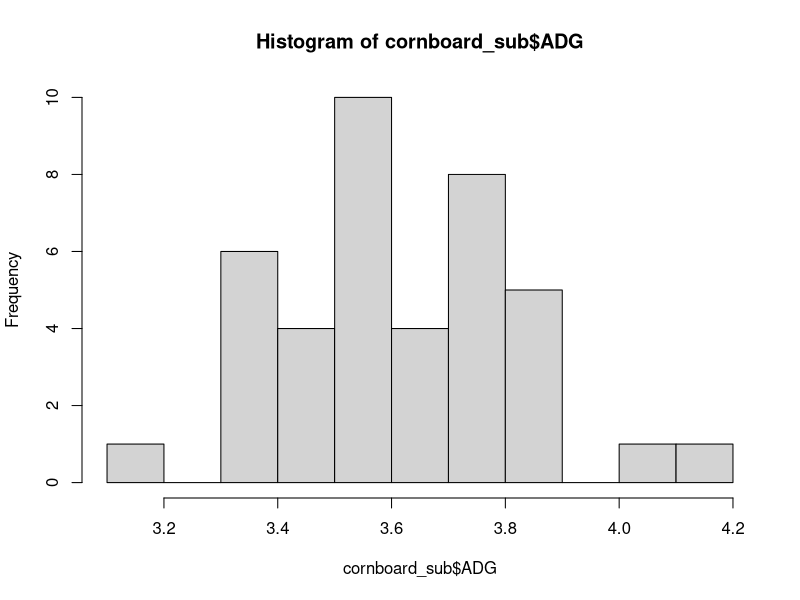
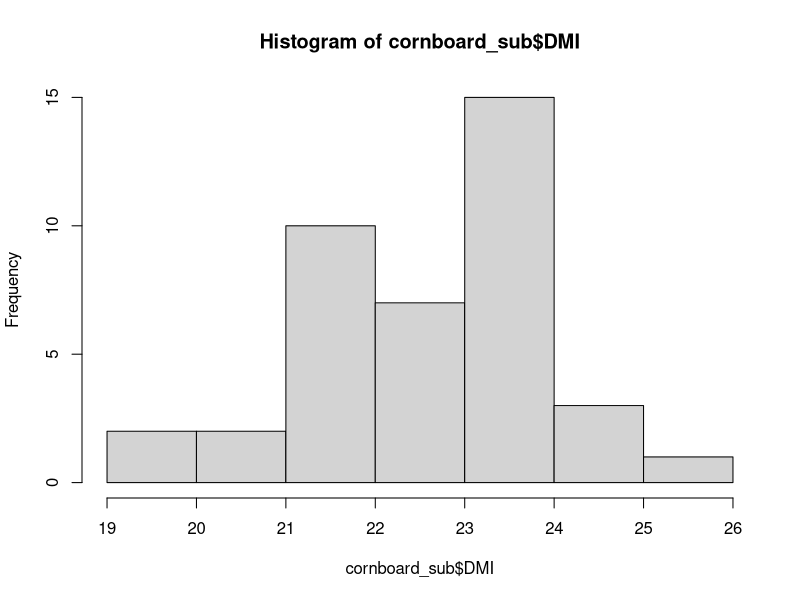
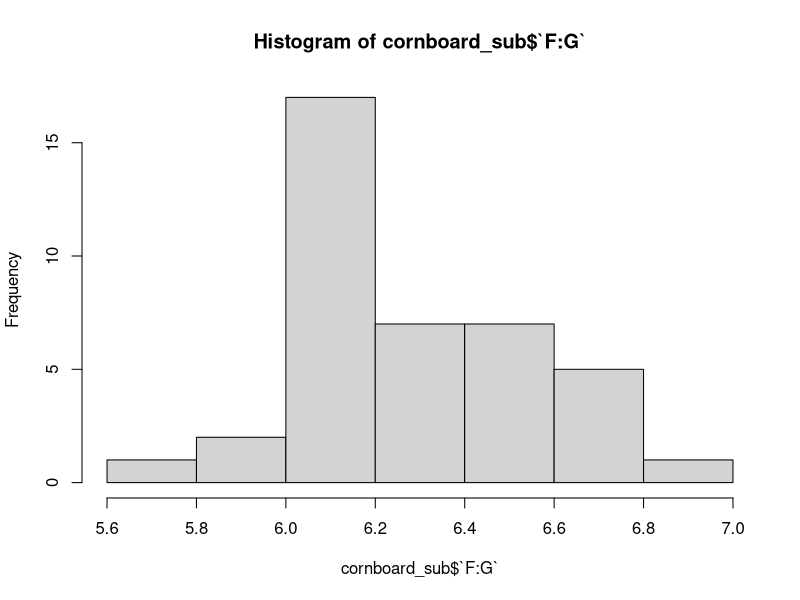
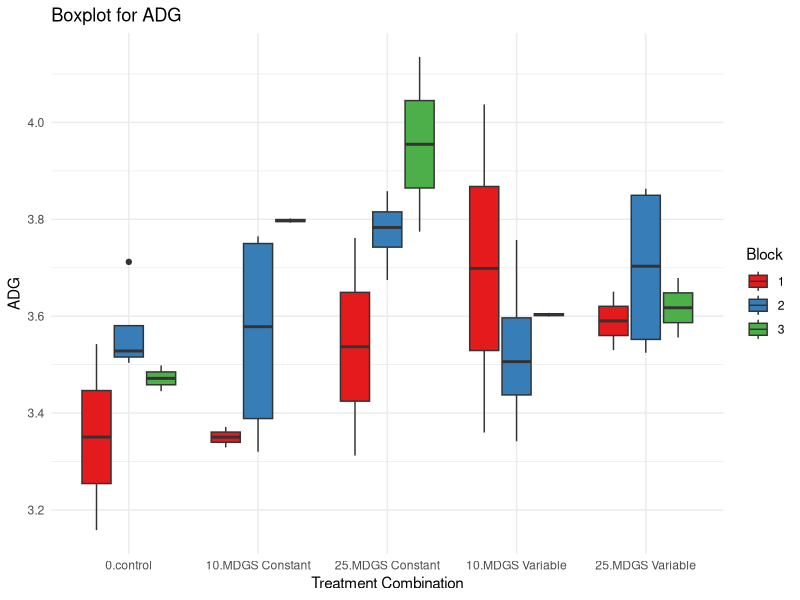
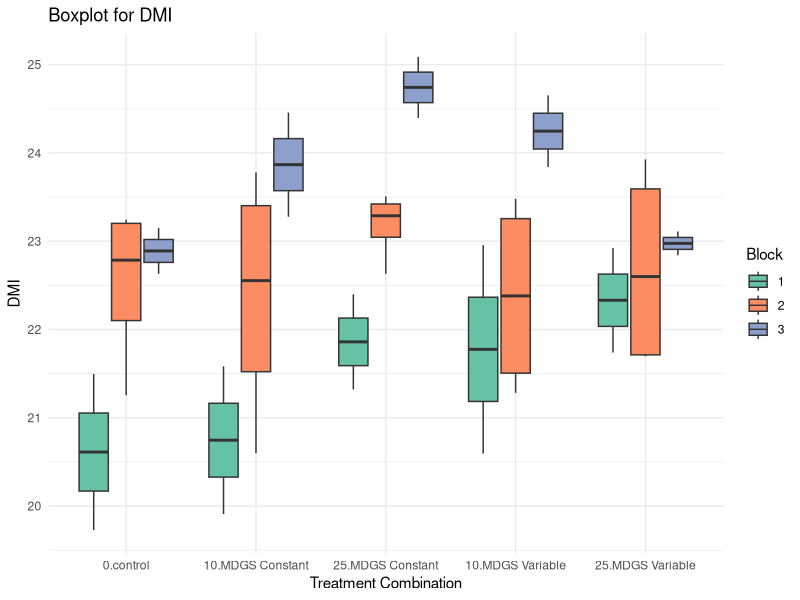
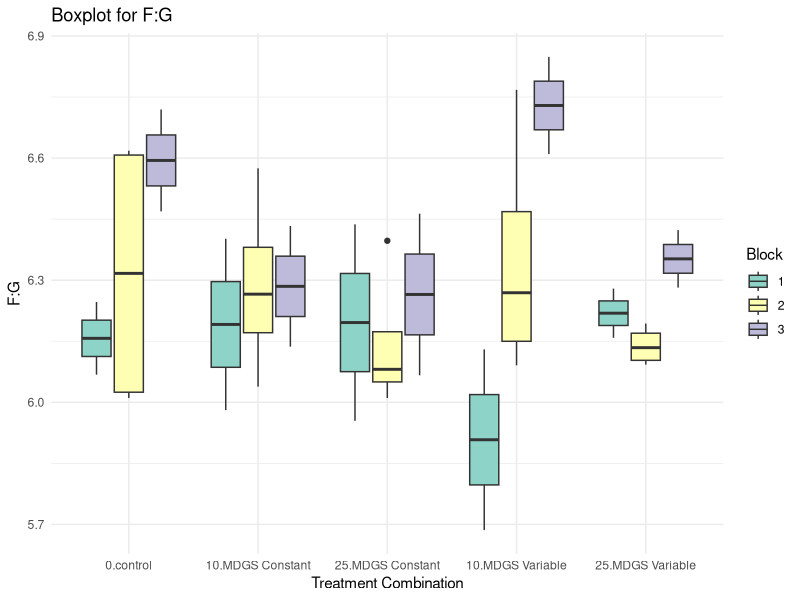

Reproduce these figures in R, in order.
## ---- chunk 1
knitr::opts_chunk$set(echo = TRUE)
## ---- chunk 2
library(readxl)
## Checking the worksheets 
excel_sheets("Paige_Madison.xlsx")
cornboard <- read_excel("Paige_Madison.xlsx", sheet = 1)  
Performance <- read_excel("Paige_Madison.xlsx", sheet = 2)
Final_Performance <- read_excel("Paige_Madison.xlsx", sheet = 3)
Livers_2_Important <- read_excel("Paige_Madison.xlsx", sheet = 4)
Assign <- read_excel("Paige_Madison.xlsx", sheet = 5)
## ---- chunk 3
cornboard$Pen <- as.character(cornboard$Pen)
cornboard$Block <- as.factor(cornboard$Block)
cornboard$Rep <- as.character(cornboard$Rep)
cornboard$TRT <- as.factor(cornboard$TRT)
summary(cornboard)
## ---- chunk 4
mat <- as.matrix(cbind(cornboard$Initial,cornboard$HCW,cornboard$CAFBW,cornboard$ADG,cornboard$DMI,cornboard$`G:F`,cornboard$`F:G`,cornboard$REA,cornboard$`Yield Grade`,cornboard$Fat,cornboard$Marbling)) 
names <- c("Initial","HCW","CAFBW","ADG","DMI","`G:F`","`F:G`","REA","`Yield Grade`","Fat","Marbling") 
colnames(mat)=names 
i = diag(c(rep(1,40)))

## compute correlation matrix
one <- matrix(c(rep(1,40)))
m <- (i - one%*%(solve(t(one)%*%one))%*%t(one)) 
cov = t(mat)%*%m%*%mat / 39
d <- sqrt(solve(diag(diag(cov)))); 
corr <- d%*%cov%*%d 
colnames(corr)=names
rownames(corr)=names 
corr
## ---- chunk 5
 ecorr <- eigen(corr)         
 ## pca on correlation matrix 
pctexpcor = 100*(ecorr$values/11) 
lcor <- sqrt(ecorr$values);  
ecor <- ecorr$vectors
rownames(ecor)=names     
rrcor <- t(lcor*t(ecor))       
ecorr$values
pctexpcor
ecor
t_var = 5.5375006072 + 2.8692623645 + 0.9150094947 + 0.6516347744 + 0.5724888496 + 0.3239052529 + 0.0936985697 + 0.0322793851 + 0.0028176774 + 0.0010384931 + 0.0003645313
t3 = 5.5375006072 + 2.8692623645 + 0.9150094947
t_perc = t3/t_var
pc1_3 <- ecor[, 1:3]  
pc1_3
## ---- chunk 6
library(dplyr)
library(tidyr)
## Subsetting the Corn board data set
cornboard_sub <- cornboard[, c("Pen","Block" , "Rep", "TRT","ADG", "DMI","F:G")]

# Extract percentage and treatment
cornboard_sub <- cornboard_sub %>%
  mutate(TRT = gsub("%", "", TRT)) %>%  # Remove "%" symbol
  separate(TRT, into = c("Percentage", "Treatment"), sep = " ", extra = "merge") %>%
  mutate(Percentage = as.numeric(Percentage))  # Convert percentage to numeric

# Replace NA in 'Value' with 0
cornboard_sub$Percentage[is.na(cornboard_sub$Percentage)] <- 0

# Replace NA in 'Treatment' with "control"
cornboard_sub$Treatment[is.na(cornboard_sub$Treatment)] <- "control"
## ---- chunk 7
# Distribution of the Responses
hist(cornboard_sub$ADG)
hist(cornboard_sub$DMI)
hist(cornboard_sub$`F:G`)
## ---- chunk 8
library(dplyr)
library(tidyr)
library(ggplot2)
#Bloxplot for the treatment combinations
# Create boxplot with different colors for blocks
ggplot(cornboard_sub, aes(x = interaction(Percentage, Treatment), y = ADG, fill = Block)) +
  geom_boxplot() +
  labs(title = "Boxplot for ADG",
       x = "Treatment Combination",
       y = "ADG") +
  theme_minimal() +
  scale_fill_brewer(palette = "Set1")

ggplot(cornboard_sub, aes(x = interaction(Percentage, Treatment), y = DMI, fill = Block)) +
  geom_boxplot() +
  labs(title = "Boxplot for DMI",
       x = "Treatment Combination",
       y = "DMI") +
  theme_minimal() +
  scale_fill_brewer(palette = "Set2")


ggplot(cornboard_sub, aes(x = interaction(Percentage, Treatment), y = `F:G`, fill = Block)) +
  geom_boxplot() +
  labs(title = "Boxplot for F:G",
       x = "Treatment Combination",
       y = "F:G") +
  theme_minimal() +
  scale_fill_brewer(palette = "Set3")

## ---- chunk 9
# Creating a new column Control (y or n)
# Yes if treatment is a control and No otherwise
cornboard_sub$Control <- ifelse(cornboard_sub$Treatment == "control", "y", "n")
# Write to CSV file
write.csv(cornboard_sub, "cornboard_sub.csv", row.names = FALSE)
## ---- chunk 10
drug_table <- data.frame(
  `Drug Type` = c("Soluble", "Soluble", "Non-soluble", "Non-soluble", "No Drug"),
  Dosage = c(10, 15, 10, 15, 0),
  Description = c("Treatment A1B1", "Treatment A1B2", "Treatment A2B1", "Treatment A2B2", "Control"),
  `Replicates per Clinic (Block)` = c(
    "1 per clinic × 3 clinics = 3",
    "3",
    "3",
    "3",
    "3 (1 in each clinic)"
  ),
  check.names = FALSE  # To allow special characters in column names
)

# Print the table
print(drug_table, row.names = FALSE)



anova_df <- data.frame(
  Source = c(
    "Block (Clinic)",
    "Drug Type",
    "Dosage",
    "Drug Type × Dosage",
    "Control",
    "Error",
    "Total"
  ),
  `Degrees of Freedom (DF)` = c(
    "3 – 1 = 2",
    "2 – 1 = 1",
    "2 – 1 = 1",
    "(2 – 1)(2 – 1) = 1",
    "1",
    "15 – (2 + 4) = 9",
    "15 – 1 = 14"
  ),
  check.names = FALSE  # Allows special characters in column names
)

# Print the table
print(anova_df, row.names = FALSE)
